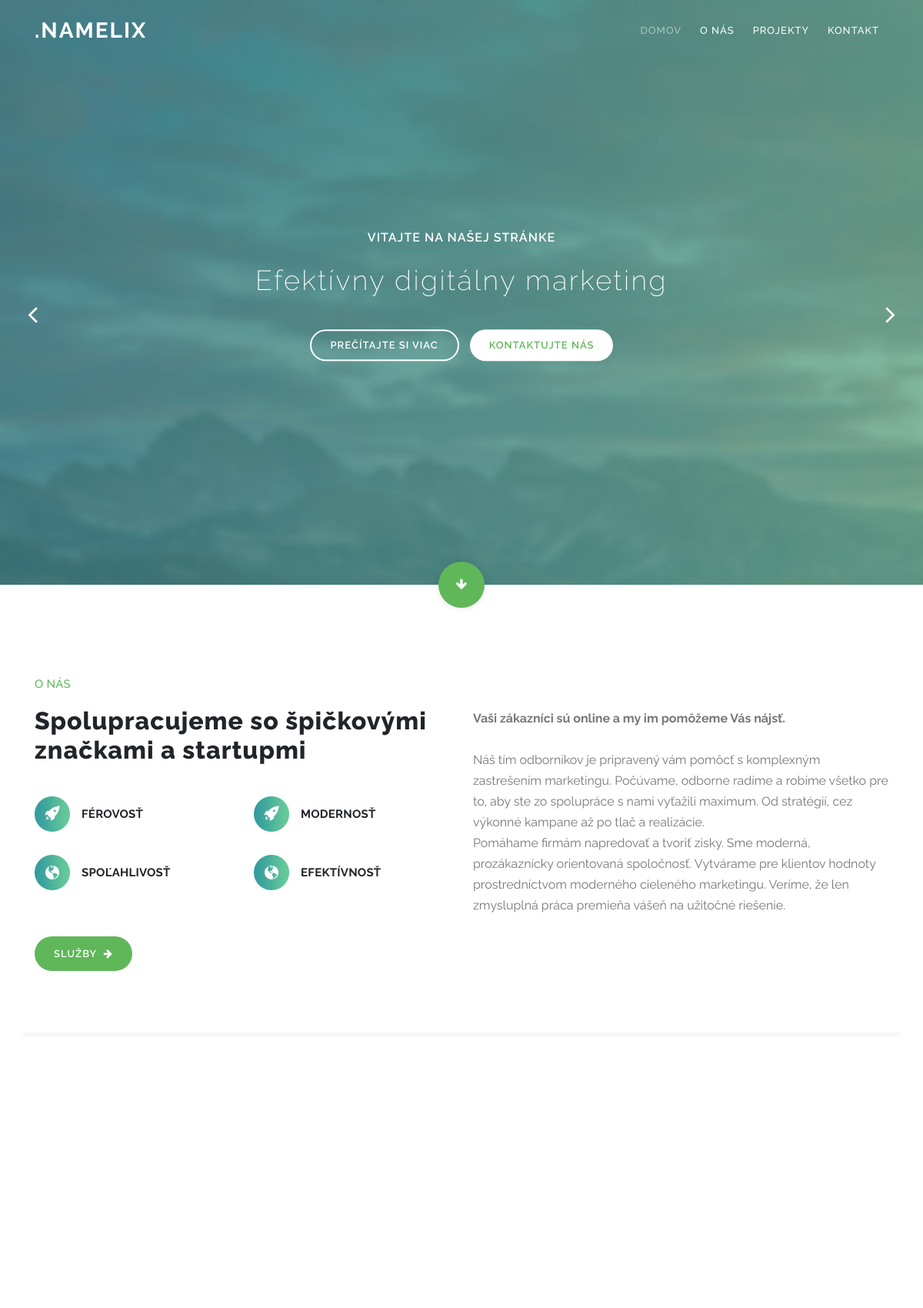
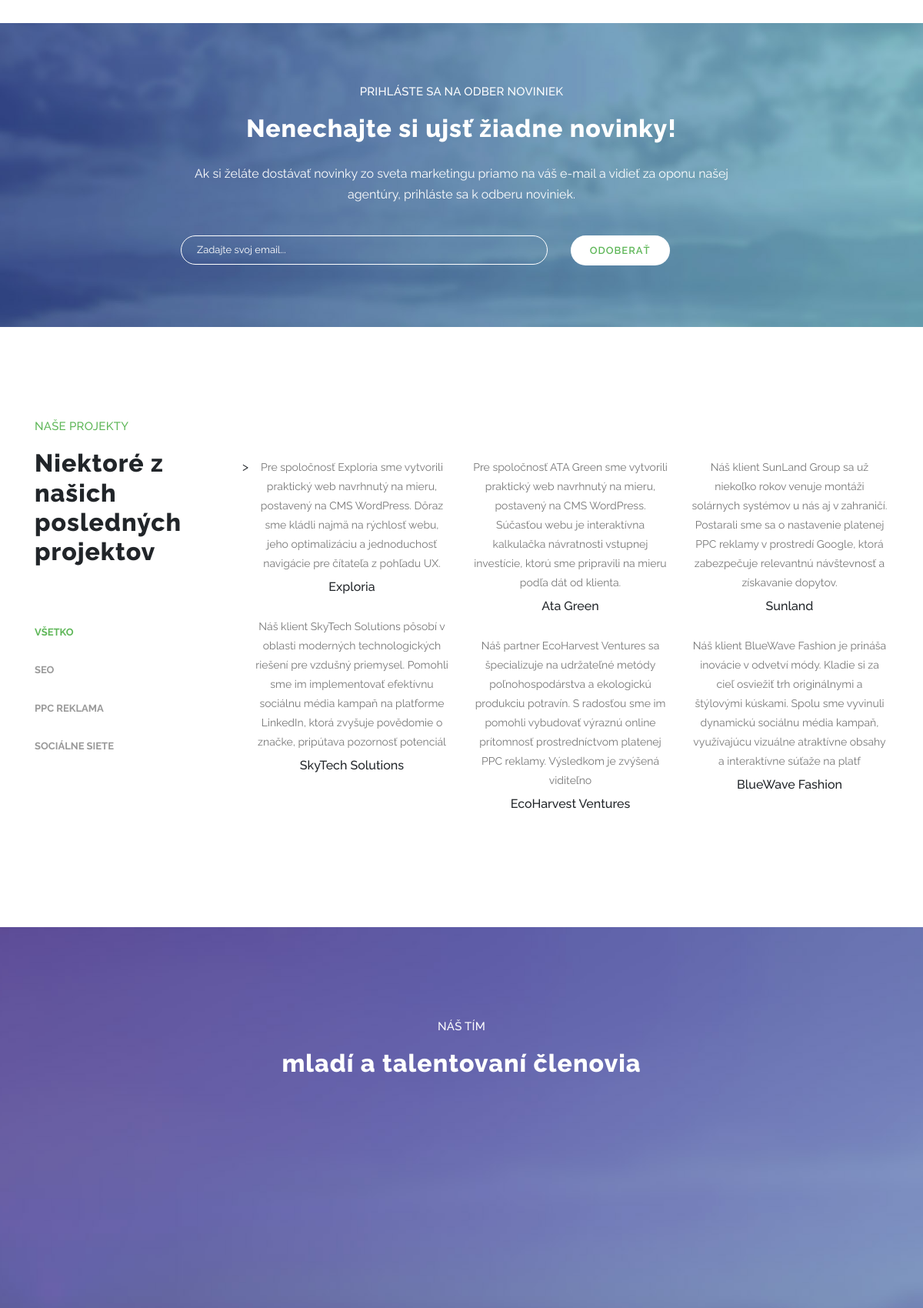
The page / (upper part) on the database its author committed (2 pictures, top to bottom).
### tables this page shows
CREATE TABLE IF NOT EXISTS `banner` (
  `id` int NOT NULL AUTO_INCREMENT,
  `popis1` text NOT NULL,
  `popis2` text NOT NULL,
  `picture_name` varchar(100) DEFAULT NULL,
  PRIMARY KEY (`id`)
);

CREATE TABLE IF NOT EXISTS `projects` (
  `id` int NOT NULL AUTO_INCREMENT,
  `partner` varchar(50) NOT NULL,
  `popis` varchar(250) NOT NULL,
  `sluzba` varchar(20) NOT NULL,
  PRIMARY KEY (`id`)
);

### BodyFunctions.php (the view, shortened to what this page needs)
<?php
class BodyFunctions
{
    private string $hostname = "localhost";
    private int $port = 3306;
    private string $username = "root";
    private string $password = "";
    private string $dbName = "namelix";
    private $connection;
    public function __construct(string $host = "", int $port = 3306, string $user = "", string $pass = "", string $dbName = "")
    {
        if (!empty($port)) {
            $this->port = $port;
        }
        try{
            $this->connection = new PDO("mysql:host=".$this->hostname.";dbname=".$this->dbName.
                ";charset=utf8mb4;port=".$this->port,$this->username,$this->password);
        } catch(\Exception $exception) {
            echo $exception->getMessage();
            die();
        }
    }
    public function getProjects(): array
    {
        try{
            $sql = "SELECT * FROM projects";
            $query = $this->connection->query($sql);
            $projects = $query->fetchAll(PDO::FETCH_ASSOC);
        } catch(\Exception $exception) {
            $projects = [0=>['id'=>1,'partner'=>'Exploria','popis'=>'Pre spoločnosť Exploria sme vytvorili praktický web navrhnutý na mieru, postavený na CMS WordPress. Dôraz sme kládli najmä na rýchlosť webu, jeho optimalizáciu a jednoduchosť navigácie pre čítateľa z pohľadu UX.','sluzba'=>'seo'],
                1=>['id'=>2,'partner'=>'Ata Green','popis'=>'Pre spoločnosť ATA Green sme vytvorili praktický web navrhnutý na mieru, postavený na CMS WordPress. Súčasťou webu je interaktívna kalkulačka návratnosti vstupnej investície, ktorú sme pripravili na mieru podľa dát od klienta.','sluzba'=>'seo'],
                2=>['id'=>3,'partner'=>'Sunland','popis'=>'Náš klient SunLand Group sa už niekoľko rokov venuje montáži solárnych systémov u nás aj v zahraničí. Postarali sme sa o nastavenie platenej PPC reklamy v prostredí Google, ktorá zabezpečuje relevantnú návštevnosť a získavanie dopytov.','sluzba'=>'ppc']
            ];
        }
        return $projects;
    }
    public function printProjects(array $projects)
    {
        foreach($projects as $key => $item){
            echo '<div class="col-lg-4 col-md-4 col-sm-6 col-xs-12 all '.$item['sluzba'].'">
                          <div class="item">
                            <div class="overflow-wrap: text-break">
                              <p>'.$item['popis'].'</p>
                            </div>
                            <h6 class="mt-2">'.$item['partner'].'</h6>
                          </div>
                        </div>'
            ;
        }
    }
    public function getBanner(): array
    {
        try{
            $sql = "SELECT * FROM banner";
            $query = $this->connection->query($sql);
            $banner = $query->fetchAll(PDO::FETCH_ASSOC);
        } catch(\Exception $exception) {
            $banner = [0=>['id'=>1,'popis1'=>'Vitajte na našej stránke','popis2'=>'Efektívny digitálny marketing', 'picture_name' => 'slide-01.jpg'],
                1=>['id'=>2,'popis1'=>'Komplexný a analytický','popis2'=>'Najlepší Digitálny Marketing', 'picture_name' => 'slide-02.jpg']
            ];
        }
        return $banner;
    }
    public function printBanner(array $banner)
    {
        foreach($banner as $key => $item){
            echo '<div class="item">
            <div class="img-fill">
                <img src="assets/images/'.$item['picture_name'].'" alt="background-slide">
                <div class="text-content">
                    <h3>'.$item['popis1'].'</h3>
                    <h5>'.$item['popis2'].'</h5>
                    <a href="#features" class="main-stroked-button">Prečítajte si viac</a>
                    <a href="#contact-us" class="main-filled-button">Kontaktujte nás</a>
                </div>
            </div>
        </div>'
            ;
        }
    }
}

### index.php (shortened to what this page needs)
<!DOCTYPE html>
<html lang="en">
<head>
    <link rel="stylesheet" type="text/css" href="assets/css/bootstrap.min.css">
    <link rel="stylesheet" type="text/css" href="assets/css/font-awesome.css">
    <link rel="stylesheet" href="assets/css/templatemo-breezed.css">
    <link rel="stylesheet" href="assets/css/owl-carousel.css">
    <link rel="stylesheet" href="assets/css/lightbox.css">
</head>
<body>
    <header class="header-area header-sticky">
        <div class="container">
            <div class="row">
                <div class="col-12">
                    <nav class="main-nav">
                        <a href="index.php" class="logo">
                            .namelix
                        </a>
                        <ul class="nav">
                            <li class="scroll-to-section"><a href="#top" class="active">Domov</a></li>
                            <li class="scroll-to-section"><a href="#about">O nás</a></li>
                            <li class="scroll-to-section"><a href="#projects">Projekty</a></li>
                            <li class="scroll-to-section"><a href="#contact-us">Kontakt</a></li>
                        </ul>
                    </nav>
                </div>
            </div>
        </div>
    </header>
    <main>
        <?php
        include_once 'parts/banner.php';
        ?>
        <section class="section" id="about">
            <div class="container">
                <div class="row">
                    <div class="col-lg-6 col-md-6 col-xs-12">
                        <div class="left-text-content">
                            <div class="section-heading">
                                <h6>O nás</h6>
                                <h2>Spolupracujeme so špičkovými značkami a startupmi</h2>
                            </div>
                            <div class="row">
                                <div class="col-md-6 col-sm-6">
                                    <div class="service-item">
                                        <img src="assets/images/service-item-01.png" alt="">
                                        <h4>Férovosť</h4>
                                    </div>
                                </div>
                                <div class="col-md-6 col-sm-6">
                                    <div class="service-item">
                                        <img src="assets/images/service-item-01.png" alt="">
                                        <h4>Modernosť</h4>
                                    </div>
                                </div>
                                <div class="col-md-6 col-sm-6">
                                    <div class="service-item">
                                        <img src="assets/images/contact-info-03.png" alt="">
                                        <h4>Spoľahlivosť</h4>
                                    </div>
                                </div>
                                <div class="col-md-6 col-sm-6">
                                    <div class="service-item">
                                        <img src="assets/images/contact-info-03.png" alt="">
                                        <h4>Efektívnosť</h4>
                                    </div>
                                </div>
                                <div class="col-md-12">
                                    <a href="#features" class="main-button-icon">
                                        Služby <i class="fa fa-arrow-right"></i>
                                    </a>
                                </div>
                            </div>
                        </div>
                    </div>
                    <div class="col-lg-6 col-md-6 col-xs-12">
                        <div class="right-text-content">
                            <p><strong>Vaši zákazníci sú online a my im pomôžeme Vás nájsť.</strong><br><br>Náš tím odborníkov je pripravený vám pomôcť s komplexným zastrešením marketingu. Počúvame, odborne radíme a robíme všetko pre to, aby ste zo spolupráce s nami vyťažili maximum. Od stratégií, cez výkonné kampane až po tlač a realizácie.<br>Pomáhame firmám napredovať a tvoriť zisky. Sme moderná, prozákaznícky orientovaná spoločnosť. Vytvárame pre klientov hodnoty prostredníctvom moderného cieleného marketingu. Veríme, že len zmysluplná práca premieňa vášeň na užitočné riešenie.</p>
                        </div>
                    </div>
                </div>
            </div>
        </section>
        <section class="section" id="features">
            <div class="container">
                <div class="row">
                </div>
            </div>
        </section>
        <section class="section" id="subscribe">
            <div class="container">
                <div class="row">
                    <div class="col-lg-8 offset-lg-2">
                        <div class="section-heading">
                            <h6>Prihláste sa na odber noviniek</h6>
                            <h2>Nenechajte si ujsť žiadne novinky!</h2>
                        </div>
                        <div class="subscribe-content">
                            <p>Ak si želáte dostávať novinky zo sveta marketingu priamo na váš e-mail a vidieť za oponu našej agentúry, prihláste sa k odberu noviniek.</p>
                            <div class="subscribe-form">
                                <form id="subscribe-now" action="form_handle/newsletter_handle.php" method="post">
                                    <div class="row">
                                        <div class="col-md-8 col-sm-12">
                                            <fieldset>
                                                <input name="mail" type="text" id="email" placeholder="Zadajte svoj email..." required="">
                                            </fieldset>
                                        </div>
                                        <div class="col-md-4 col-sm-12">
                                            <fieldset>
                                                <button type="submit" name="submit" id="form-submit" class="main-button">Odoberať</button>
                                            </fieldset>
                                        </div>
                                    </div>
                                </form>
                            </div>
                        </div>
                    </div>
                </div>
            </div>
        </section>
        <?php
        include_once 'parts/section_projects.php';
        ?>
        <?php
        include_once 'parts/section_team.php';
        ?>
    </main>
</body>
</html>

### parts/banner.php (shortened to what this page needs)
<?php
include_once 'BodyFunctions.php';
$bodyFunctionsObj = new BodyFunctions();
$banner = $bodyFunctionsObj->getBanner();
?>
<div class="main-banner header-text" id="top">
    <div class="Modern-Slider">
        <?php
        $bodyFunctionsObj->printBanner($banner);
        ?>
    </div>
</div>
<div class="scroll-down scroll-to-section"><a href="#about"><i class="fa fa-arrow-down"></i></a></div>

### parts/section_projects.php (shortened to what this page needs)
<?php
include_once 'BodyFunctions.php';
$bodyFunctionsObj = new BodyFunctions();
$projects = $bodyFunctionsObj->getProjects();
?>
<section class="section" id="projects">
      <div class="container">
        <div class="row">
            <div class="col-lg-3">
                <div class="section-heading">
                    <h6>Naše Projekty</h6>
                    <h2>Niektoré z našich posledných projektov</h2>
                </div>
                <div class="filters">
                    <ul>
                        <li class="active" data-filter="*">Všetko</li>
                        <li data-filter=".seo">SEO</li>
                        <li data-filter=".ppc">PPC reklama</li>
                        <li data-filter=".soc_siete">Sociálne siete</li>
                    </ul>
                </div>
            </div>
            <div class="col-lg-9">
                <div class="filters-content">
                    <div class="row grid">
                        <?php
                        $bodyFunctionsObj->printProjects($projects);
                        ?>>
                    </div>
                </div>
            </div>
        </div>
      </div>
    </section>

### parts/section_team.php (shortened to what this page needs)
<?php
include_once 'BodyFunctions.php';
?>
<section class="section" id="testimonials">
    <div class="container">
        <div class="row">
            <div class="col-lg-12">
                <div class="section-heading">
                    <h6>Náš Tím</h6>
                    <h2>mladí a talentovaní členovia</h2>
                </div>
            </div>
        </div>
    </div>
</section>

### rows shown on the page
banner: picture_name (picture), popis1 "VITAJTE NA NAŠEJ STRÁNKE", popis2 "Efektívny digitálny marketing"
projects: popis "Pre spoločnosť Exploria sme vytvorili praktický web navrhnutý na mieru, postavený na CMS WordPress. Dôraz sme kládli najmä na rýchlosť webu, jeho optimalizáciu a jednoduchosť navigácie pre čítateľa z pohľadu UX.", partner "Exploria"
projects: popis "Pre spoločnosť ATA Green sme vytvorili praktický web navrhnutý na mieru, postavený na CMS WordPress. Súčasťou webu je interaktívna kalkulačka návratnosti vstupnej investície, ktorú sme pripravili na mieru podľa dát od klienta.", partner "Ata Green"
projects: popis "Náš klient SunLand Group sa už niekoľko rokov venuje montáži solárnych systémov u nás aj v zahraničí. Postarali sme sa o nastavenie platenej PPC reklamy v prostredí Google, ktorá zabezpečuje relevantnú návštevnosť a získavanie dopytov.", partner "Sunland"
projects: popis "Náš klient SkyTech Solutions pôsobí v oblasti moderných technologických riešení pre vzdušný priemysel. Pomohli sme im implementovať efektívnu sociálnu média kampaň na platforme LinkedIn, ktorá zvyšuje povědomie o značke, pripútava pozornosť potenciál", partner "SkyTech Solutions"
projects: popis "Náš partner EcoHarvest Ventures sa špecializuje na udržateľné metódy poľnohospodárstva a ekologickú produkciu potravín. S radosťou sme im pomohli vybudovať výraznú online prítomnosť prostredníctvom platenej PPC reklamy. Výsledkom je zvýšená viditeľno", partner "EcoHarvest Ventures"
projects: popis "Náš klient BlueWave Fashion je prináša inovácie v odvetví módy. Kladie si za cieľ osviežiť trh originálnymi a štýlovými kúskami. Spolu sme vyvinuli dynamickú sociálnu média kampaň, využívajúcu vizuálne atraktívne obsahy a interaktívne súťaže na platf", partner "BlueWave Fashion"
